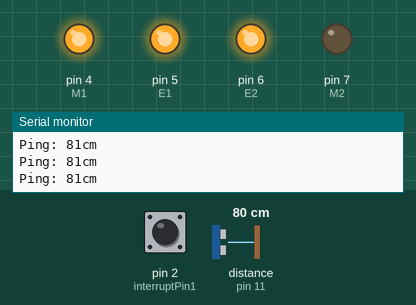
This sketch was run on a simulated Arduino Uno, built with avr-gcc and run on an emulated ATmega328P. On the bench: output pins drawn as LEDs (lit = HIGH), the last lines printed to the serial monitor. The test bench sets the inputs (shaded band); at power-on: distance to the obstacle (sensor on pin 11) 80 cm, pin 2 (interruptPin1) HIGH. The echo pulse lasts 58.3 µs per cm.

Above: at 1.2 s.
1.3 s: distance to the obstacle (sensor on pin 11) set to 55 cm
2.8 s: distance to the obstacle (sensor on pin 11) set to 44 cm
At 3.8 s:
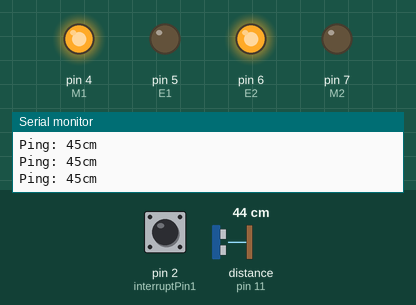
4.3 s: distance to the obstacle (sensor on pin 11) set to 60 cm
At 5.2 s:
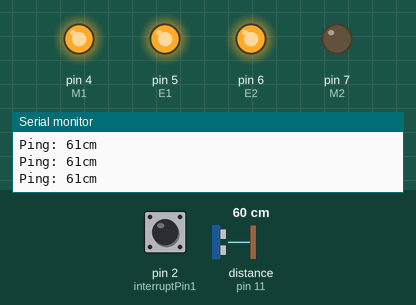
5.8 s: distance to the obstacle (sensor on pin 11) set to 2 cm
At 6.9 s:
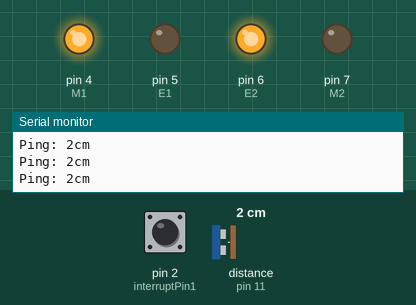
Timing chart, 0 to 8.3 s (numbered marks = the images above; inputs shaded):
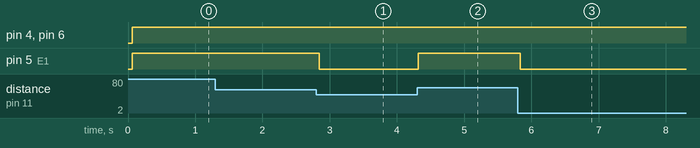

Measured:
- the behaviour switches between 50 and 49 cm on distance to the obstacle (sensor on pin 11) (found by bisection; images 0 and 1)
- after the input at 2.8 s, pin 5 (E1): HIGH → LOW at once
- after the input at 4.3 s, pin 5 (E1): LOW → HIGH at once
- after the input at 5.8 s, pin 5 (E1): HIGH → LOW at once

The sketch:

C6_Obstacle.ino
```cpp
#include <NewPing.h>

#define TRIGGER_PIN  12  // Arduino pin tied to trigger pin on the ultrasonic sensor.
#define ECHO_PIN     11  // Arduino pin tied to echo pin on the ultrasonic sensor.
#define MAX_DISTANCE 200 // Maximum distance we want to ping for (in centimeters). Maximum sensor distance is rated at 400-500cm.
int E1 = 5;
int M1 = 4;
int E2 = 6;
int M2 = 7;
const byte interruptPin1 = 2;
volatile float count1 = 0;

NewPing sonar(TRIGGER_PIN, ECHO_PIN, MAX_DISTANCE); // NewPing setup of pins and maximum distance.

void moveforward()
{
  digitalWrite(M1, 1);
  digitalWrite(M2, 0);
  analogWrite(E1, 255);
  analogWrite(E2, 255);
}

void turnleft()
{
  digitalWrite(M1, 1);
  digitalWrite(M2, 0);
  analogWrite(E1, 0);
  analogWrite(E2, 255);
}

void stop()
{
  analogWrite(E1, 0);
  analogWrite(E2, 0);
}

void setup()
{
  Serial.begin(115200); // Open serial monitor at 115200 baud to see ping results.
  for (int i = 4; i <= 7; i++) //Pin 4 to 7 are used
      pinMode(i, OUTPUT);
  pinMode(interruptPin1, INPUT_PULLUP);
  attachInterrupt(digitalPinToInterrupt(interruptPin1), interruption1, CHANGE);
}

void loop()
{
  delay(50);                     // Wait 50ms between pings (about 20 pings/sec). 29ms should be the shortest delay between pings.
  Serial.print("Ping: ");
  Serial.print(sonar.ping_cm()); // Send ping, get distance in cm and print result (0 = outside set distance range)
  Serial.println("cm");
  if (count1 >= 20000)
  {
    stop();
  }
  else
  {
    if (sonar.ping_cm() <= 50)
    {
      turnleft();
    }
    else
    {
      moveforward();
    }
  }


}

void interruption1()
{
  count1 = count1 + 1;
}
```
